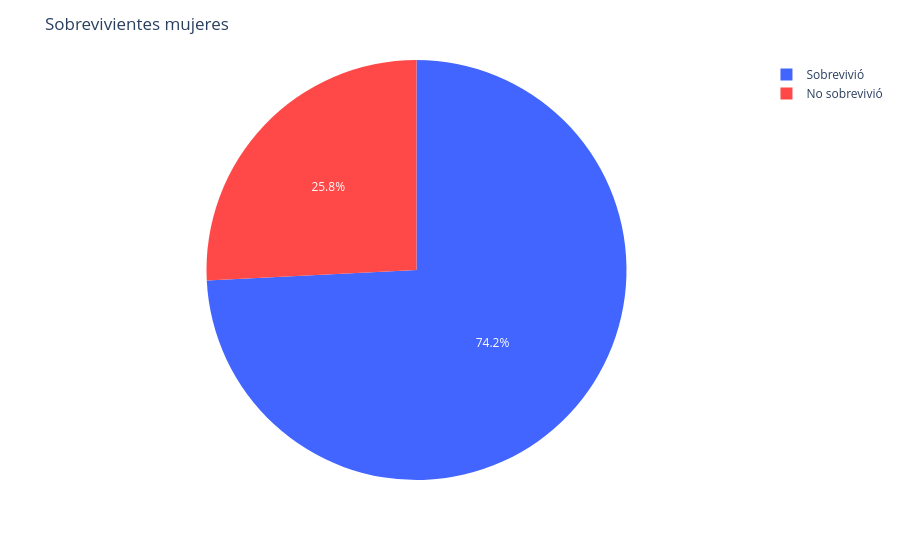

The notebook cell saved with this chart:
### Markdown cell above
1.1 Gráfico de sobrevivientes mujeres

### Code cell
fig_pie_sobrevivientes_female = create_fig_pie__sobrevivientes(cuenta_sobrevivientes_mujeres)
conf_titulo_fig(fig_pie_sobrevivientes_female, 'Sobrevivientes mujeres')
guardar_fig(fig_pie_sobrevivientes_female, 'sobrevivientes_female')

fig_pie_sobrevivientes_female.show()

### Figure 1 — Plotly figure (JSON) as saved in the notebook; plotly's stock layout.template omitted (floating-point values rounded to 4 significant figures)
{"data": [{"customdata": [["Sobrevivió"], ["No sobrevivió"]], "domain": {"x": [0, 1], "y": [0, 1]}, "hovertemplate": "Sobreviviente=%{customdata[0]}<br>count=%{value}<extra></extra>", "labels": ["Sobrevivió", "No sobrevivió"], "legendgroup": "", "marker": {"colors": ["#4365ff", "#ff4848"]}, "name": "", "showlegend": true, "type": "pie", "values": [233, 81]}], "layout": {"legend": {"tracegroupgap": 0}, "margin": {"t": 60}, "title": {"text": "Sobrevivientes mujeres"}}}
